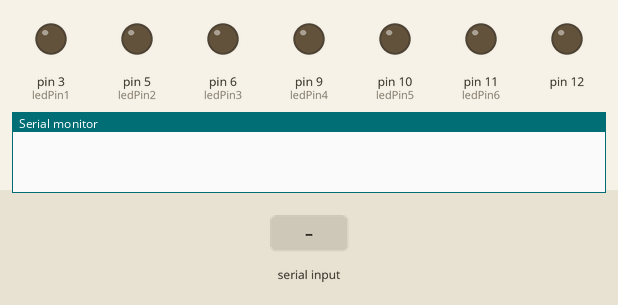
Recording of a sketch running on a simulated Arduino Uno, built with avr-gcc and run on an emulated ATmega328P. Parts: output pins drawn as LEDs (lit = HIGH), the last lines printed to the serial monitor. Inputs (shaded band) come from the test bench.

Above: at 1.2 s.
1.3 s: "1\n" received over Serial
At 2.76 s:
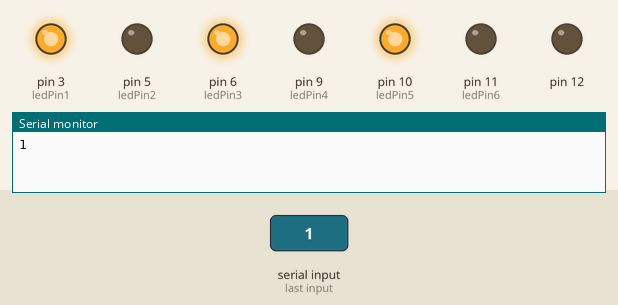
At 3.76 s:
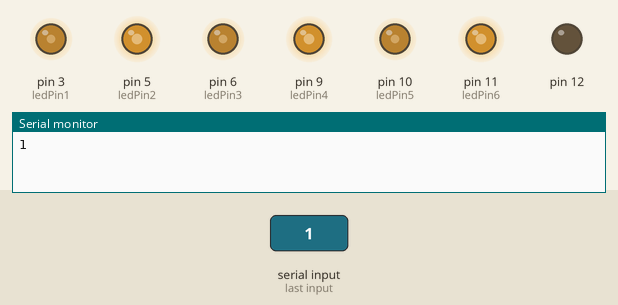
4.3 s: "2\n" received over Serial
At 11.2 s:
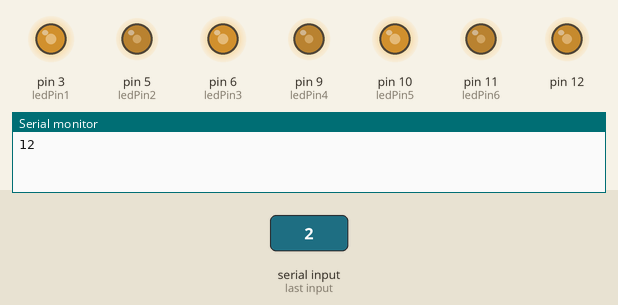
Timing chart, 0 to 21.0 s (numbered marks = the images above; inputs shaded):
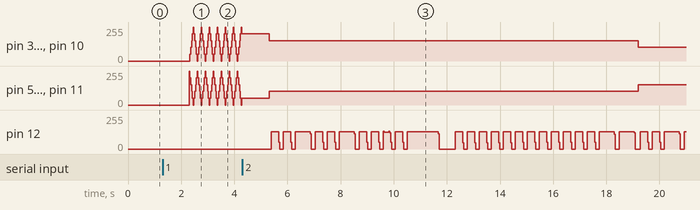

Measured:
- after the input at 4.3 s, pin 12: 0/255 → 129/255 after 1.1 s, then repeats every 1.7 s: 49/255 0.04 s, 0/255 0.13 s, 129/255 0.28 s, 49/255 0.04 s, 0/255 0.13 s, 129/255 0.56 s, 116/255 0.04 s, 0/255 0.15 s, 129/255 0.28 s

The sketch:

gspeech_test.ino
```cpp
int input_data;
boolean LedOn = false;
boolean musicOn = false;

// LED : Christmas Lights
int ledPin1 = 3; // first LED on pin 3
int ledPin2 = 5; // second LED on pin 5
int ledPin3 = 6; // third LED on pin 6
int ledPin4 = 9; // fourth LED on pin 9
int ledPin5 = 10; // fifth LED on pin 10
int ledPin6 = 11; // sixth LED on pin 11
int brightness1 = 0; // minimum brightness
int brightness2 = 255; // maximum brightness
int fadeAmount = 51; // how many points to fade the LED by

// SONG : Jingle Bells
int length = 26;
char notes[] = "eeeeeeegcde fffffeeeeddedg";
int beats[] = { 1, 1, 2, 1, 1, 2, 1, 1, 1, 1, 4, 1, 1, 1, 1, 1, 1, 1, 1, 1, 1, 1, 1, 1, 2, 2};
int tempo = 300;

void playTone(int tone, int duration) {
  for (long i = 0; i < duration * 1000L; i += tone * 2) {
    digitalWrite(12, HIGH);
    delayMicroseconds(tone);
    digitalWrite(12, LOW);
    delayMicroseconds(tone);
  }
}

void playNote(char note, int duration) {
  char names[] = { 'c', 'd', 'e', 'f', 's', 'g', 'a', 'v', 'b', 'C', 'D', 'E' };
  int tones[] = { 1915, 1700, 1519, 1432, 1352, 1275, 1136, 1073, 1014, 956, 852, 758 };
  // play the tone corresponding to the note name
  for (int i = 0; i < 8; i++) {
    if (names[i] == note) {
      playTone(tones[i], duration);
    }
  }
}

// setup code
void setup() {
  Serial.begin(9600);
  pinMode(ledPin1, OUTPUT);
  pinMode(ledPin2, OUTPUT);
  pinMode(ledPin3, OUTPUT);
  pinMode(ledPin4, OUTPUT);
  pinMode(ledPin5, OUTPUT);
  pinMode(ledPin6, OUTPUT);
  pinMode(12, OUTPUT);
  digitalWrite(ledPin1, LOW);
  digitalWrite(ledPin2, LOW);
  digitalWrite(ledPin3, LOW);
  digitalWrite(ledPin4, LOW);
  digitalWrite(ledPin5, LOW);
  digitalWrite(ledPin6, LOW);
  digitalWrite(12, LOW);
}

void loop() {
  while(Serial.available())
  {
    input_data = Serial.readString().toInt();
    Serial.print(input_data);
  }

  // LED ON/OFF
  if(input_data == 1)
  {
    LedOn = true;
  }
  else if(input_data == 0)
  {
    LedOn = false;
    musicOn = false;
  }
  // MUSIC ON/OFF
  else if(input_data == 2)
  {
    musicOn = true;
  }
  else if(input_data == 3)
  {
    musicOn = false;
  }
  else if(input_data == 4)
  {
    musicOn = true;
    LedOn = true;
  }

  // LED
  if(LedOn == true)
  {
    // set the brightness of LED's:
    analogWrite(ledPin1, brightness1);
    analogWrite(ledPin2, brightness2);
    analogWrite(ledPin3, brightness1);
    analogWrite(ledPin4, brightness2);
    analogWrite(ledPin5, brightness1);
    analogWrite(ledPin6, brightness2);
    // change the brightness for next time through the loop:
    brightness1 = brightness1 + fadeAmount;
    brightness2 = brightness2 - fadeAmount;
    // reverse the direction of the fading at the ends of the fade:
    if (brightness1 == 0 || brightness1 == 255){
      fadeAmount = -fadeAmount;
    }
  // wait for 30 milliseconds to see the dimming effect
    delay(30);
    }
  else if (LedOn == false){
    digitalWrite(ledPin1, LOW);
    digitalWrite(ledPin2, LOW);
    digitalWrite(ledPin3, LOW);
    digitalWrite(ledPin4, LOW);
    digitalWrite(ledPin5, LOW);
    digitalWrite(ledPin6, LOW);
  }

  // MUSIC
  if(musicOn == true){
      for (int i = 0; i < length; i++) {
        if (notes[i] == ' ') {
          delay(beats[i] * tempo); // rest
    } else {
      playNote(notes[i], beats[i] * tempo);
    }
      // pause between notes
      delay(tempo / 2);
    }
  }
  else if (musicOn == false){
    digitalWrite(12, LOW);
  }
}
```
